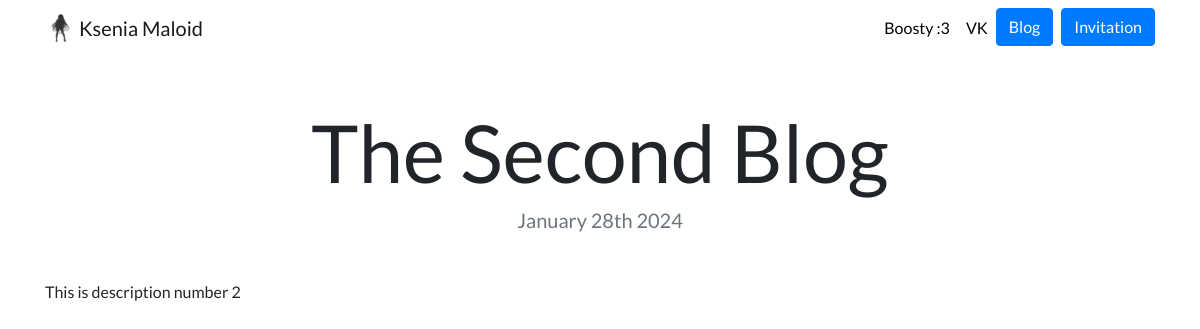
The app's page /blog/2/ with its own data.
### blog/models.py (models this page shows, shortened)
class Blog(models.Model):
    title = models.CharField(max_length=100)
    description = models.TextField()
    date = models.DateField()
    url = models.URLField(blank=True)

### blog/views.py (the view)
# urls.py: path('<int:blog_id>/', views.detail, name='detail'),
def detail(request, blog_id):
    blog = get_object_or_404(Blog, pk=blog_id)
    return render(request, 'blog/detail.html', {'blog': blog})

### blog/templates/blog/detail.html
{% extends "personal_portfolio/base.html" %}
{% load static %}
{% block content %}
<h1 class="text-center mt-5" id="blogdetailtitle">{{ blog.title }}</h1>
<h5 class="text-center text-muted mb-5">{{ blog.date|date:'F jS Y' }}</h5>
{{ blog.description|safe }}
{% endblock %}

### personal_portfolio/static/portfolio/custom.css (style rules this page uses)
body { font-family: 'Lato', sans-serif; }
@media (min-width: 992px) { #blogdetailtitle { font-size: 5rem; } }

### records on screen
Blog: title "The Second Blog", date "January 28th 2024", description "This is description number 2"
